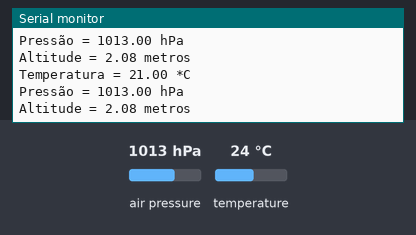
A sketch run on a simulated ESP8266 (NodeMCU). On the bench: the last lines printed to the serial monitor. The test bench sets the inputs (shaded band); at power-on: air pressure 1013 hPa, temperature 24 °C.

Above: at 1.2 s.
1.3 s: air pressure set to 952 hPa
At 2.6 s:
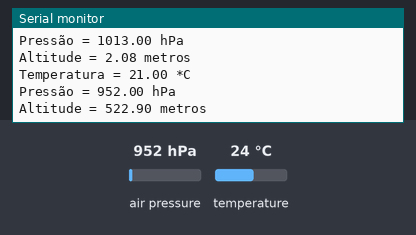
2.8 s: temperature set to 12 °C
At 3.8 s:
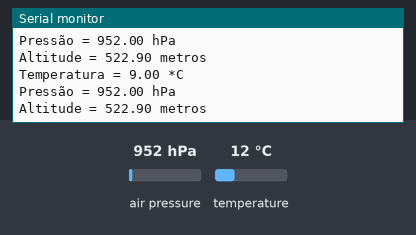
4.3 s: air pressure set to 975 hPa
At 5.6 s:
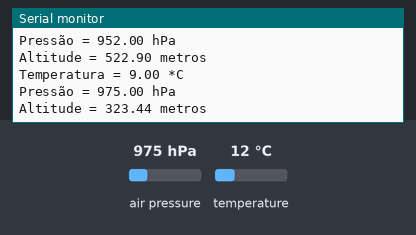
Timing chart, 0 to 7.3 s (numbered marks = the images above; inputs shaded):
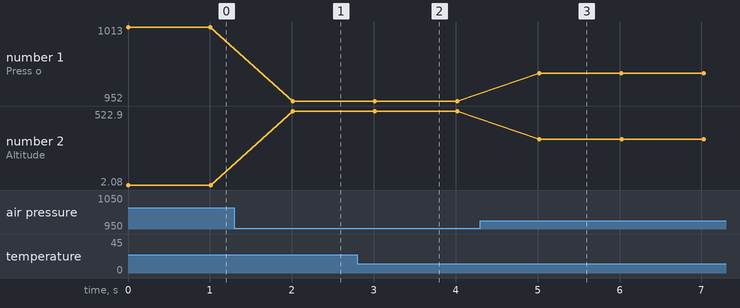

Measured:
- after the input at 1.3 s, the serial monitor: prints a new line after 0.71 s (image 1)
- after the input at 2.8 s, the serial monitor: prints a new line after 0.21 s (image 2)
- after the input at 4.3 s, the serial monitor: prints a new line after 0.72 s (image 3)
- plotted number 1: 1013 → 952 after the input at 1.3 s, 952 → 975 after the input at 4.3 s
- plotted number 2: 2.08 → 522.9 after the input at 1.3 s, 522.9 → 323.44 after the input at 4.3 s

The sketch:

Codigo-Sensor.ino
```cpp
#include <Wire.h>
#include <Adafruit_Sensor.h>
#include <Adafruit_BMP280.h>

#define BMP_SDA 4  // Define o pino SDA (D2 no ESP8266)
#define BMP_SCL 5  // Define o pino SCL (D1 no ESP8266)

Adafruit_BMP280 bmp;

void setup() {
  Serial.begin(115200);
  Wire.begin(BMP_SDA, BMP_SCL);

  if (!bmp.begin(0x76)) {
    Serial.println("Não foi possível encontrar um sensor BMP280. Verifique as conexões!");
    while (1);
  }
}

void loop() {
  Serial.print("Temperatura = ");
  Serial.print(bmp.readTemperature() - 3);
  Serial.println(" *C");

  Serial.print("Pressão = ");
  Serial.print(bmp.readPressure() / 100.0F); // Dividido por 100 para converter para hPa
  Serial.println(" hPa");

  // Calcula a altitude com base na pressão padrão ao nível do mar (1013.25 hPa)
  float altitude = bmp.readAltitude(1013.25);
  Serial.print("Altitude = ");
  Serial.print(altitude);
  Serial.println(" metros");

  delay(1000); // Aguarda 1 segundo antes de ler novamente
}
```
